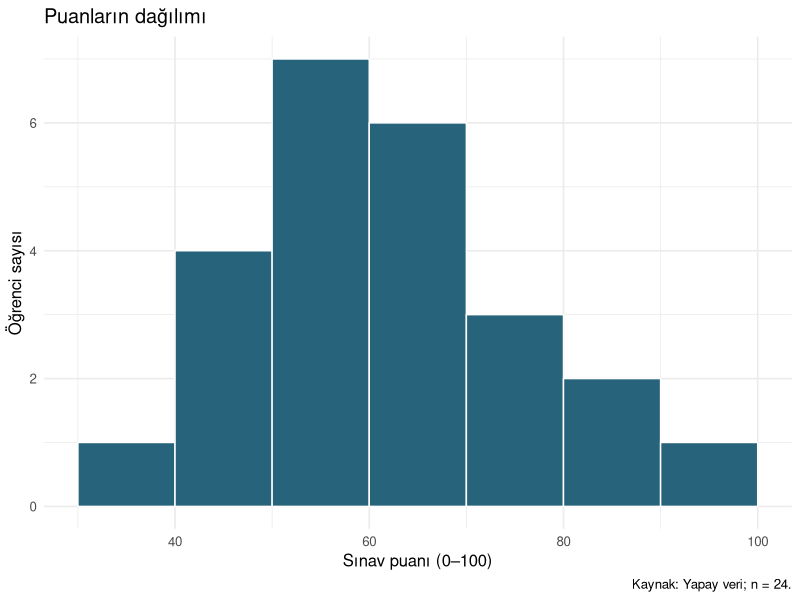
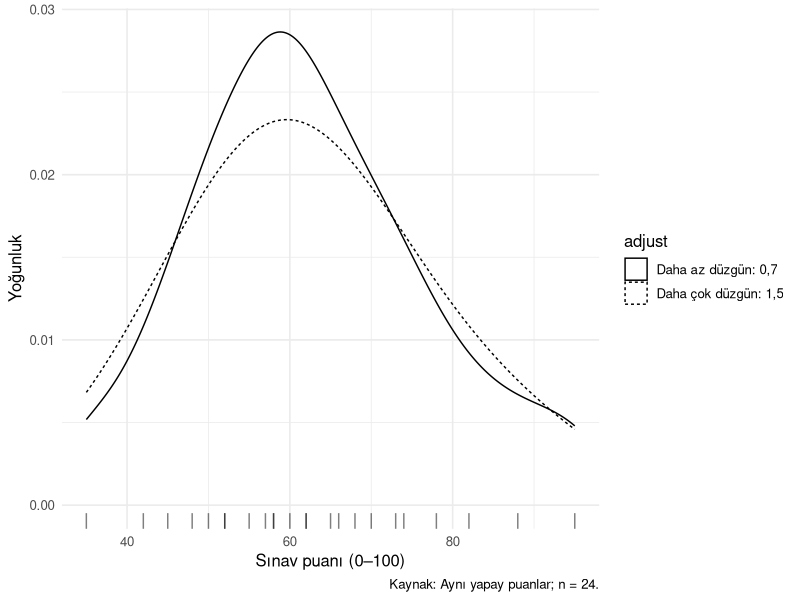
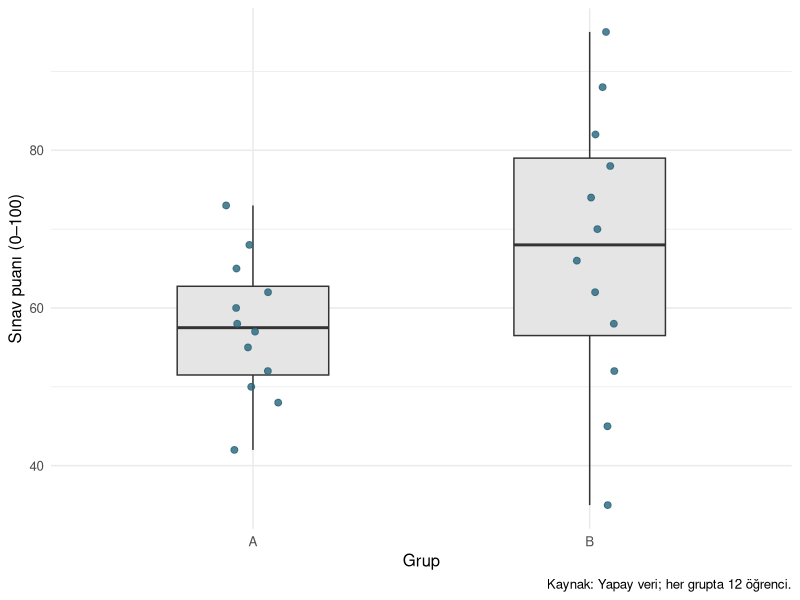
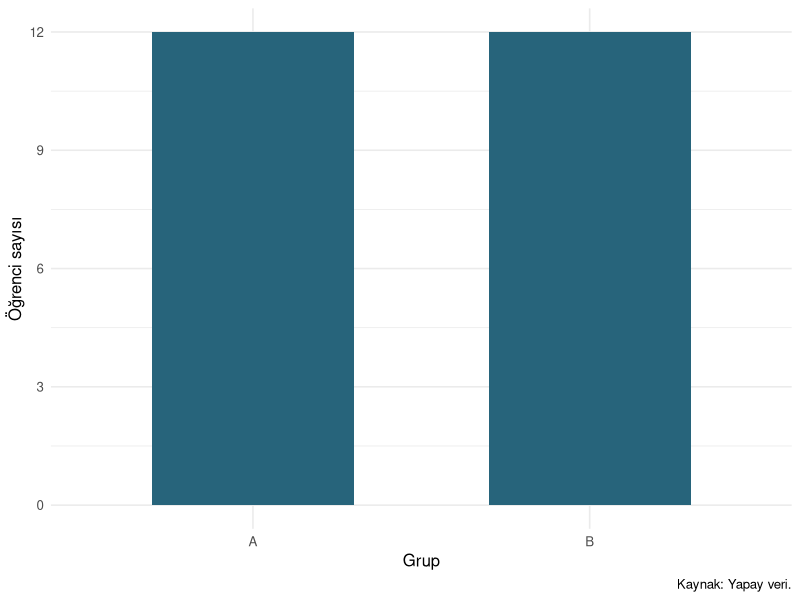
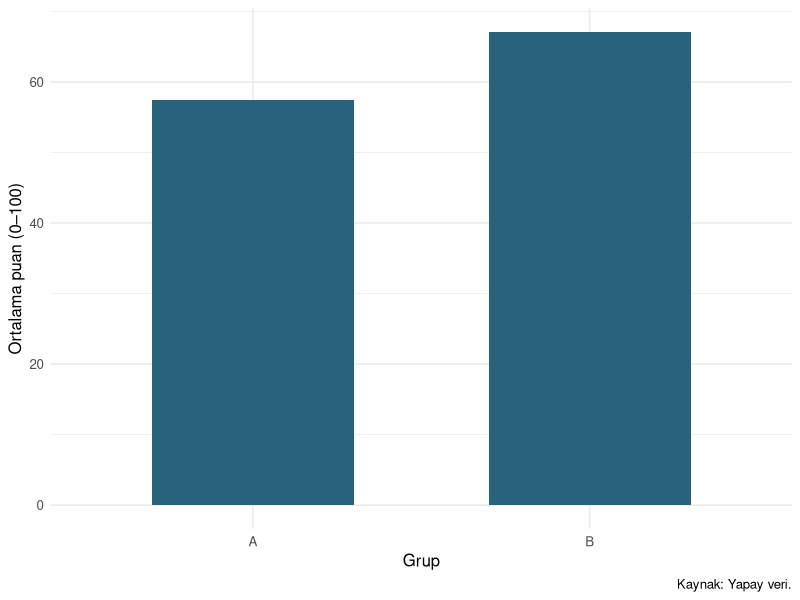
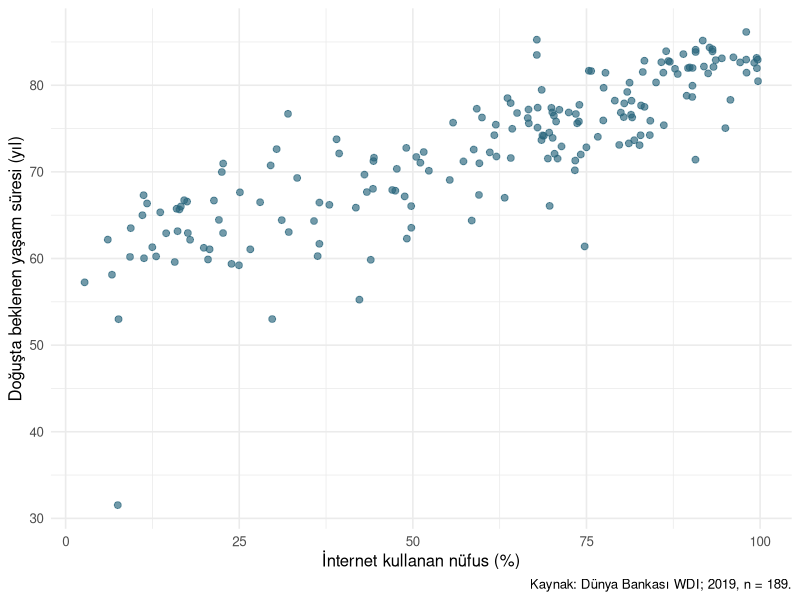
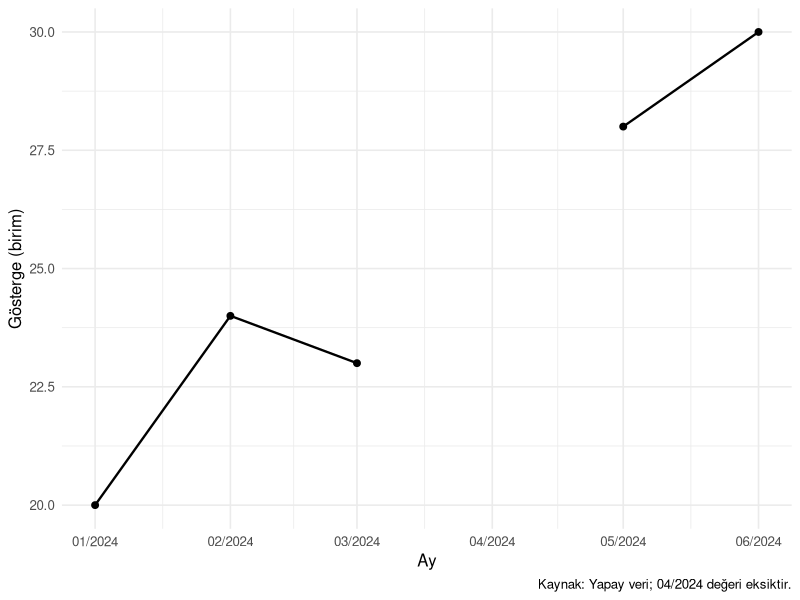

These figures' R source, in order:
## ---- chunk 1
#| label: types-setup

library(ggplot2)

puanlar <- data.frame(
  grup = rep(c("A", "B"), each = 12),
  puan = c(42, 48, 50, 52, 55, 57, 58, 60, 62, 65, 68, 73,
           35, 45, 52, 58, 62, 66, 70, 74, 78, 82, 88, 95)
)
countries <- readr::read_csv("data/countries.csv", show_col_types = FALSE)
## ---- chunk 2
#| label: fig-types-hist
#| fig-cap: "Puanlar 10 puan genişliğindeki aralıklara ayrılmıştır."
#| fig-alt: "24 yapay öğrenci puanı 10 puan genişliğindeki histogram aralıklarında gösterilir. Dağılımın ortası daha yoğundur; iki uçta daha az gözlem bulunur."
#| fig-width: 6.5
#| fig-height: 4

p_hist <- ggplot(puanlar, aes(x = puan)) +
  geom_histogram(binwidth = 10, boundary = 0,
                 fill = "#27647B", colour = "white") +
  labs(
    title = "Puanların dağılımı", x = "Sınav puanı (0–100)",
    y = "Öğrenci sayısı", caption = "Kaynak: Yapay veri; n = 24."
  ) +
  theme_minimal(base_size = 12)
p_hist
## ---- chunk 3
#| label: fig-types-density
#| fig-cap: "Aynı puanlar için iki düzgünleştirme düzeyi. Alttaki kısa çizgiler ham gözlemleri gösterir."
#| fig-alt: "Yoğunluk eğrileri aynı 24 puandan hesaplanmıştır. adjust 0,7 eğrisi daha dalgalı, adjust 1,5 eğrisi daha düzgündür; kısa taban çizgileri puanların konumlarını işaretler."
#| fig-width: 6.5
#| fig-height: 4

p_density <- ggplot(puanlar, aes(x = puan)) +
  geom_density(aes(linetype = "Daha az düzgün: 0,7"), adjust = 0.7) +
  geom_density(aes(linetype = "Daha çok düzgün: 1,5"), adjust = 1.5) +
  geom_rug(alpha = 0.5) +
  labs(x = "Sınav puanı (0–100)", y = "Yoğunluk", linetype = "adjust",
       caption = "Kaynak: Aynı yapay puanlar; n = 24.") +
  theme_minimal(base_size = 12)
p_density
## ---- chunk 4
#| label: fig-types-box
#| fig-cap: "Kutu özetine ham gözlemler eklenerek küçük örneklemde gizlenen ayrıntılar görünür tutulmuştur."
#| fig-alt: "A ve B gruplarının kutu grafikleri ve ham puanları gösterilir. B grubunun medyanı daha yüksek ve dağılımı daha geniştir. Her grupta 12 puan bulunur."
#| fig-width: 6.5
#| fig-height: 4

p_box <- ggplot(puanlar, aes(x = grup, y = puan)) +
  geom_boxplot(width = 0.45, outlier.shape = NA, fill = "grey90") +
  geom_point(
    position = position_jitter(width = 0.08, height = 0, seed = 17),
    alpha = 0.8, size = 2, colour = "#27647B"
  ) +
  labs(x = "Grup", y = "Sınav puanı (0–100)",
       caption = "Kaynak: Yapay veri; her grupta 12 öğrenci.") +
  theme_minimal(base_size = 12)
p_box
## ---- chunk 5
#| label: fig-types-count
#| fig-cap: "Ham öğrenci tablosundan kategori sayımları otomatik hesaplanır."
#| fig-alt: "A ve B gruplarında öğrenci sayıları eşittir: her sütun 12 öğrenciyi gösterir."
#| fig-width: 5.5
#| fig-height: 3.5

p_count <- ggplot(puanlar, aes(x = grup)) +
  geom_bar(width = 0.6, fill = "#27647B") +
  scale_y_continuous(breaks = seq(0, 12, by = 3)) +
  labs(x = "Grup", y = "Öğrenci sayısı", caption = "Kaynak: Yapay veri.") +
  theme_minimal(base_size = 12)
p_count
## ---- chunk 6
#| label: types-summary

ozet <- puanlar |>
  dplyr::group_by(grup) |>
  dplyr::summarise(n = dplyr::n(), ortalama = mean(puan), .groups = "drop")
ozet
## ---- chunk 7
#| label: fig-types-col
#| fig-cap: "Sütunlar hazır hesaplanmış ortalama puanları gösterir; grup içi yayılımı göstermez."
#| fig-alt: "A ve B gruplarının ortalama puanları sıfırdan başlayan sütunlarla karşılaştırılır. B'nin ortalaması A'dan yüksektir; bu grafik bireysel puanları göstermez."
#| fig-width: 5.5
#| fig-height: 3.5

p_col <- ggplot(ozet, aes(x = grup, y = ortalama)) +
  geom_col(width = 0.6, fill = "#27647B") +
  labs(x = "Grup", y = "Ortalama puan (0–100)", caption = "Kaynak: Yapay veri.") +
  theme_minimal(base_size = 12)
p_col
## ---- chunk 8
#| label: types-scatter-data

internet_yasam <- countries |>
  dplyr::filter(year == 2019, !is.na(internet_users_pct),
                !is.na(life_expectancy_total))

c(kullanilan = nrow(internet_yasam),
  dislanan = nrow(countries) - nrow(internet_yasam))
## ---- chunk 9
#| label: fig-types-scatter
#| fig-cap: "İnternet kullanımı ve yaşam beklentisi: 2019'da iki göstergesi gözlenen 189 ülke/ekonomi."
#| fig-alt: "İnternet kullanım oranı yüksek ülkelerde yaşam beklentisi genel olarak daha yüksektir. Aynı internet kullanım düzeyinde yaşam beklentileri değişir; noktalar tek bir doğru üzerinde değildir."
#| fig-width: 6.5
#| fig-height: 4

p_scatter <- ggplot(internet_yasam,
                    aes(x = internet_users_pct, y = life_expectancy_total)) +
  geom_point(alpha = 0.65, size = 2, colour = "#27647B") +
  labs(x = "İnternet kullanan nüfus (%)",
       y = "Doğuşta beklenen yaşam süresi (yıl)",
       caption = "Kaynak: Dünya Bankası WDI; 2019, n = 189.") +
  theme_minimal(base_size = 12)
p_scatter
## ---- chunk 10
#| label: types-smooth

p_dogrusal <- p_scatter +
  geom_smooth(method = "lm", formula = y ~ x, se = TRUE, level = 0.95)
## ---- chunk 11
#| label: fig-types-time
#| fig-cap: "Eksik nisan değeri açık NA olarak korunduğu için çizgide boşluk vardır."
#| fig-alt: "Ocaktan hazirana uzanan yapay aylık seride değerler 20, 24, 23, eksik, 28 ve 30'dur. Nisan ayında nokta yoktur ve çizgi bu boşluğu birleştirmez."
#| fig-width: 6.5
#| fig-height: 4

aylik <- data.frame(
  ay = seq(as.Date("2024-01-01"), by = "month", length.out = 6),
  deger = c(20, 24, 23, NA, 28, 30)
)

p_time <- ggplot(aylik, aes(x = ay, y = deger)) +
  geom_line(linewidth = 0.8) +
  geom_point(size = 2, na.rm = TRUE) +
  scale_x_date(date_breaks = "1 month", date_labels = "%m/%Y") +
  labs(x = "Ay", y = "Gösterge (birim)",
       caption = "Kaynak: Yapay veri; 04/2024 değeri eksiktir.") +
  theme_minimal(base_size = 12)
p_time
## ---- chunk 12
#| label: types-solution-hist

hist_5 <- ggplot(puanlar, aes(puan)) +
  geom_histogram(binwidth = 5, boundary = 0)
hist_20 <- ggplot(puanlar, aes(puan)) +
  geom_histogram(binwidth = 20, boundary = 0)
## ---- chunk 13
#| label: types-solution-dot

ortalama_noktalari <- ggplot(ozet, aes(x = ortalama, y = grup)) +
  geom_point(size = 3) +
  labs(x = "Ortalama puan (0–100)", y = "Grup")
